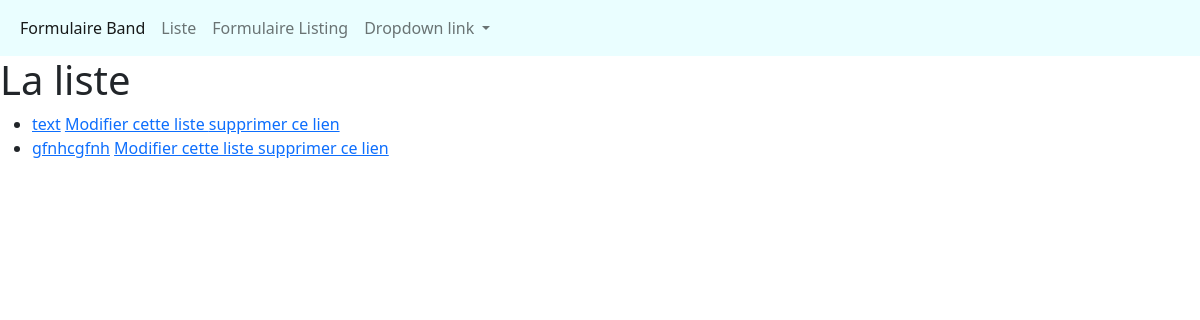
The page /listings/ on the database as committed earlier.
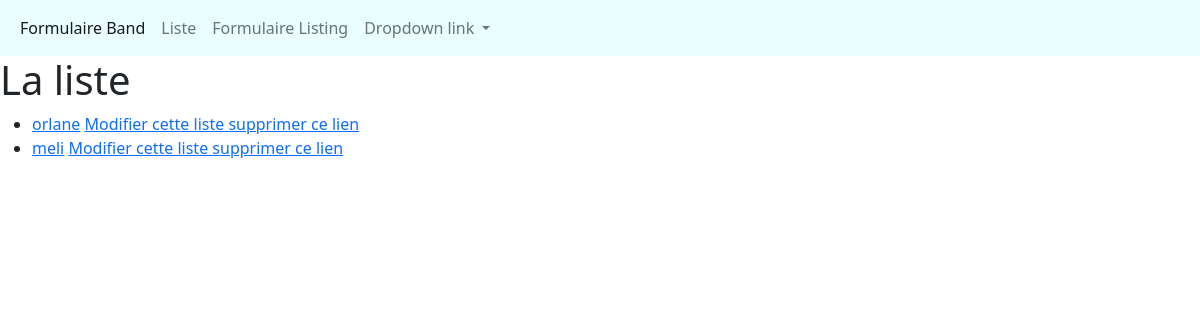
The same page on the database as committed later.
### listings/models.py (models this page shows, shortened)
class Listing(models.Model):
    class Annonce(models.TextChoices):
        RECORDS='RD'
        CLOTHING='CL'
        POSTERS='PO'
        MISCELLANEAOUS='MS'
    Title = models.CharField(max_length=200)
    description = models.CharField(max_length=100)
    sold = models.BooleanField(default=True)
    year = models.DateField(null=True)
    type=models.CharField(max_length=100,choices=Annonce.choices)
    band=models.ForeignKey(Band,null=True,on_delete=models.SET_NULL)

### listings/views.py (the view)
# urls.py: path('listings/',views.listings,name='listings'),
def listings(request):
    listings = Listing.objects.all()
    return render(request, 'listings/listings.html', {'listings': listings})

### listings/templates/listings/listings.html
{% extends 'listings/base.html' %}
{% block content %}
  <h1> La liste </h1>
<ul>
        {% for listing in listings %}
        <li><a href="{% url 'listings-detail' listing.id %}">{{ listing.Title }}</a>
        <a href="{% url 'listing-update' listing.id %}">Modifier cette liste </a>
                <a href="{% url 'listing-delete' listing.id %}">supprimer ce lien </a>
        </li>
        {% endfor %}
</ul>
{% endblock  %}

Rows that differ between the two databases and show on the page:
changed Listing: Title "text" → "orlane"
changed Listing: Title "gfnhcgfnh" → "meli"
